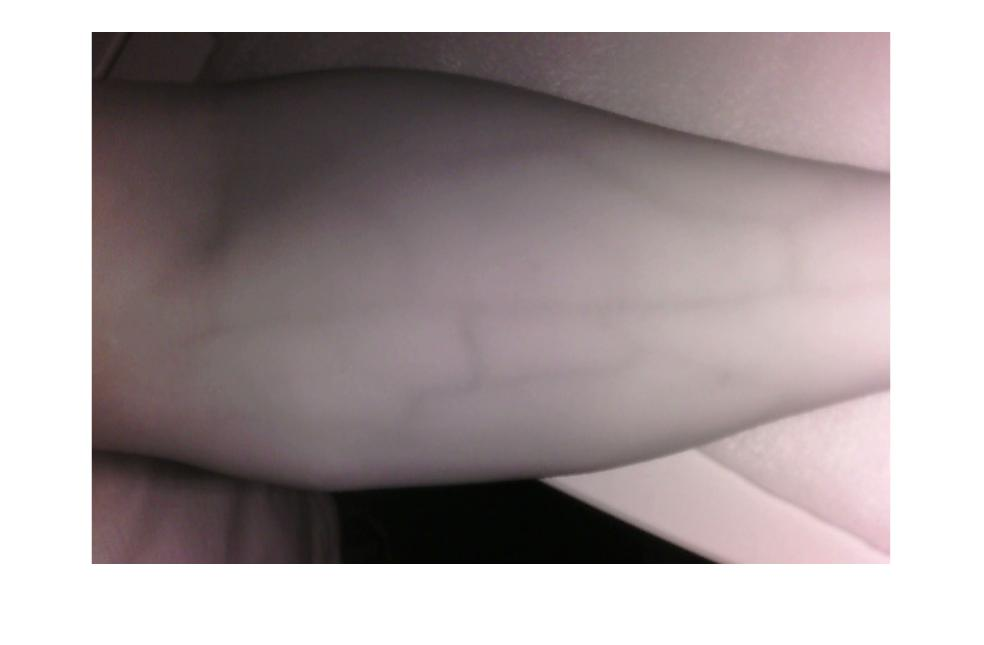
%> input picture Test Code/original.jpg, 984 x 645 px
$ octave test2_high_pass.m   (GNU Octave 9; MATLAB toolbox functions it lacks are replaced by stand-ins)
%> lines starting %> are read from the running program, lines starting %| are printed output that depends on the picture; in (x1, y1, x2, y2) boxes, pixels count from 0 and x2, y2 are one past the last pixel; in counts of white or black regions, pixels touching at a corner belong together; the program's own positions count from 1
clear; clc;
a = imread('original.jpg');
%> a is the input picture: size 645x984x3 uint8; mean R, G, B 168.6, 158.8, 160.1
a2 = rgb2gray(a);
e1 = edge(a2,'prewitt');
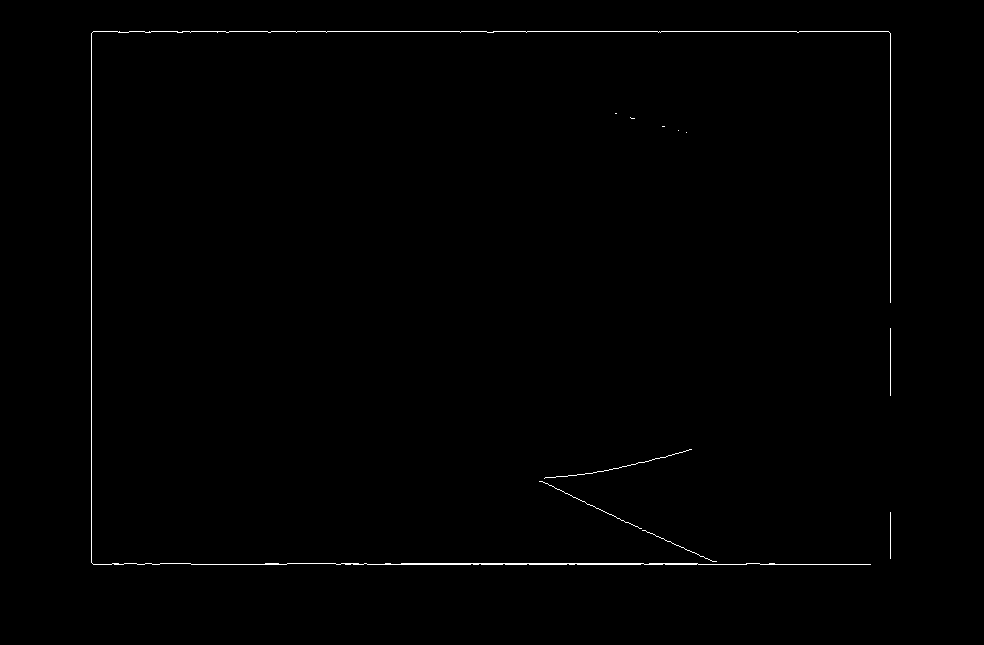
%> e1: size 645x984 logical; 0.5% white in thin lines or dots, all inside (x1, y1, x2, y2) = (91, 31, 891, 565)
e2 = edge(a2,'canny');
e3 = edge(a2,'sobel');
e4= edge(a2,'roberts');
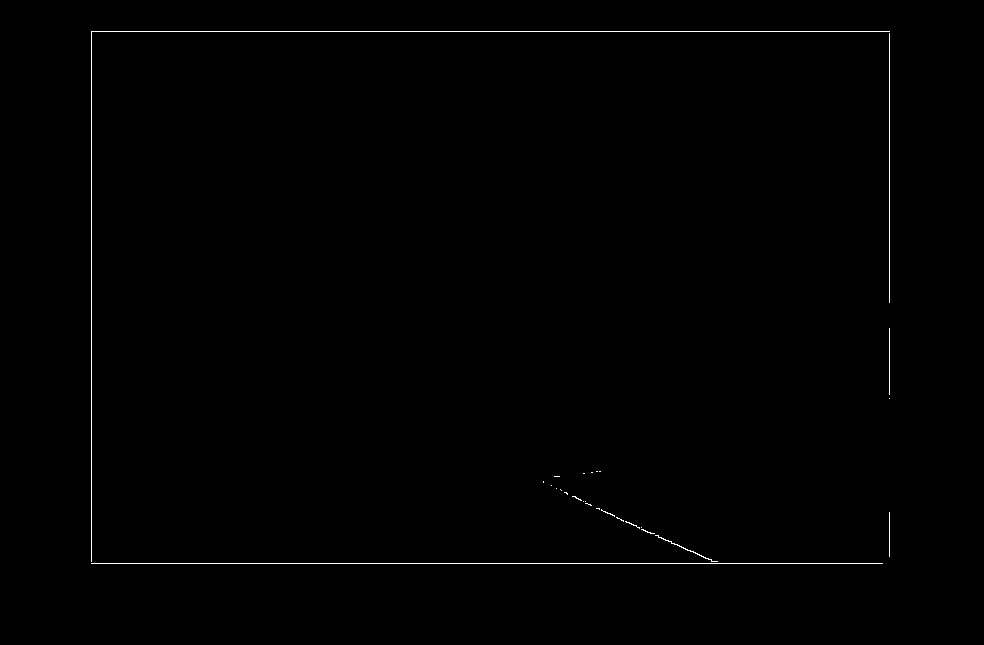
%> e4: size 645x984 logical; 0.43% white in thin lines or dots, all inside (x1, y1, x2, y2) = (91, 31, 890, 564)
imshow(a2);
subplot(2,2,1),imshow(e1)
subplot(2,2,2), imshow(e2)
subplot(2,2,3), imshow(e3)
subplot(2,2,4), imshow(e4)

%%
ic = a2;
px=[-1 0 1;-1 0 1;-1 0 1];
icx=filter2(px,ic);
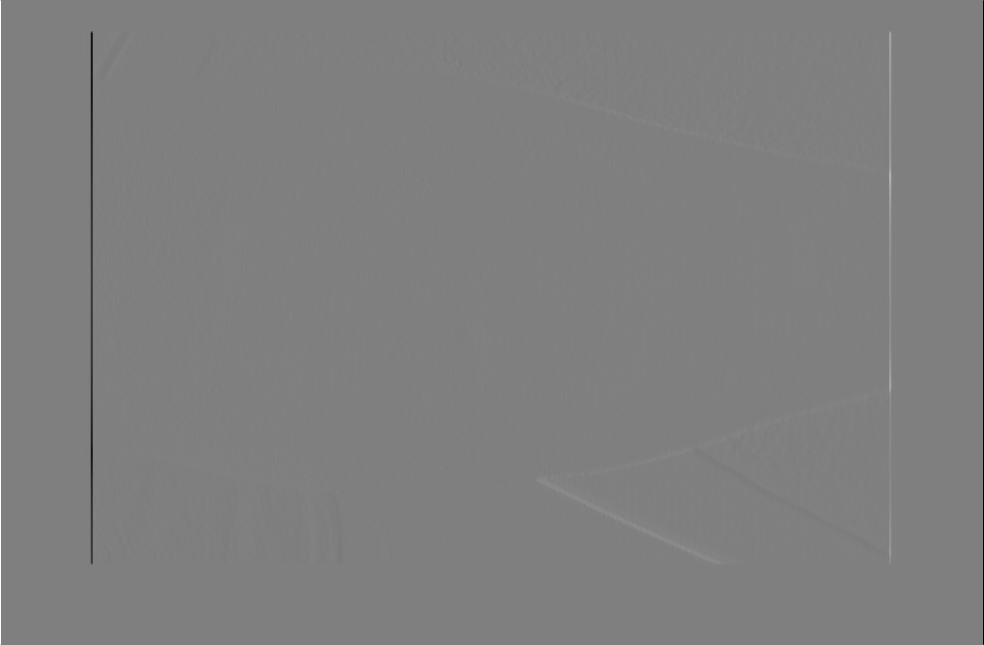
%> icx: size 645x984 double; min -765, max 765, mean 0; drawn with min black and max white
figure,imshow(icx/255);
py=px';
icy=filter2(py,ic);
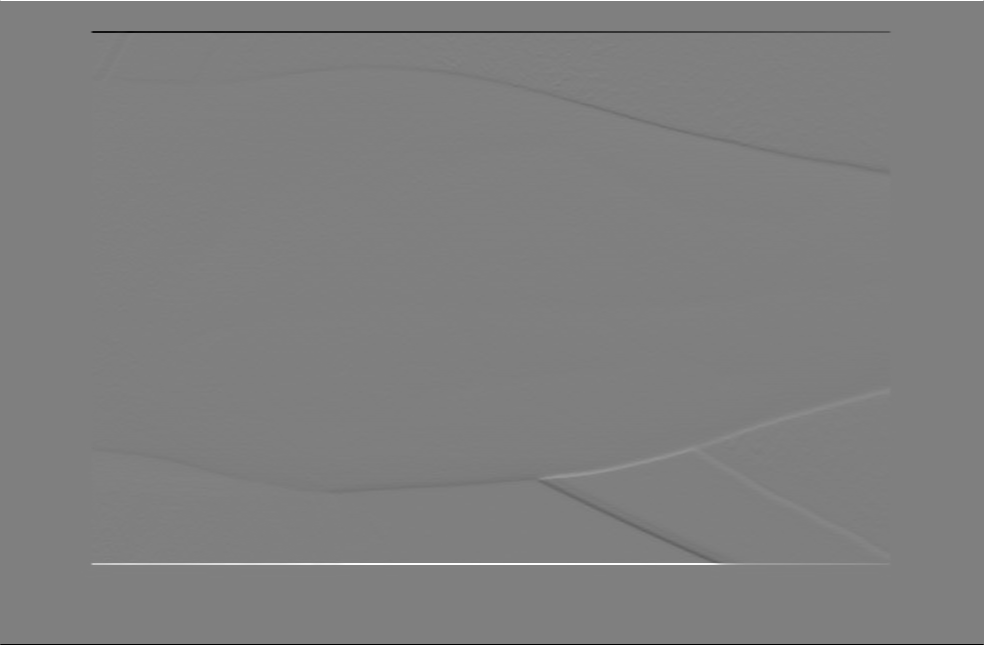
%> icy: size 645x984 double; min -765, max 765, mean 0; mean of the top-left, top-right, bottom-left and bottom-right quarters 0.3, 1.3, -0.3, -1.3; drawn with min black and max white
figure, imshow(icy/255);
pedge=sqrt(icx.^2+icy.^2);
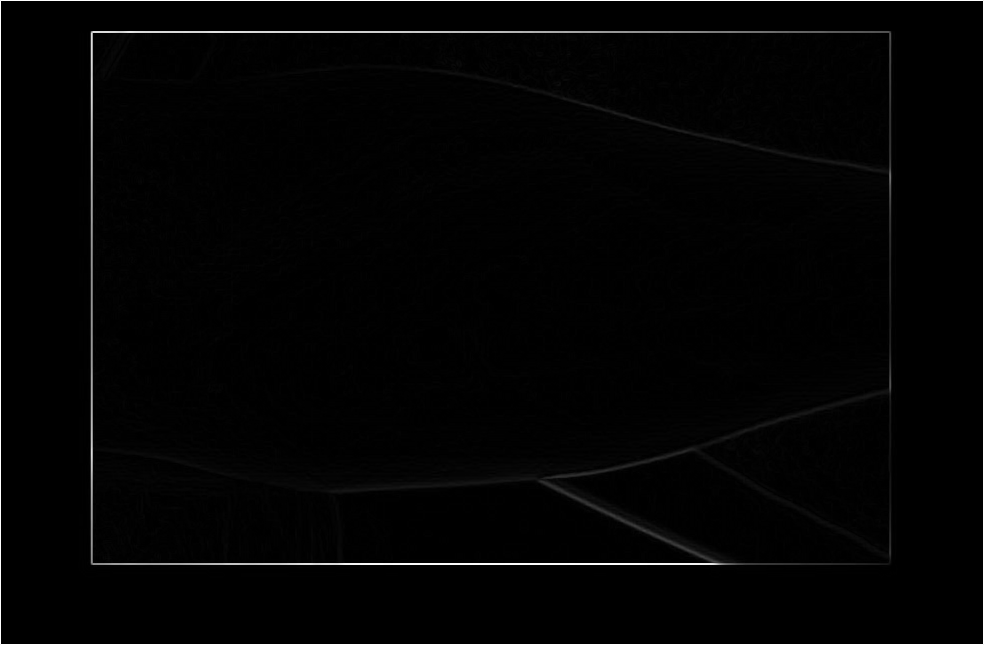
%> pedge: size 645x984 double; min 0, max 765, mean 11.6; drawn with min black and max white
figure,imshow(pedge/255);
%> after `imshow(pedge/255)`:
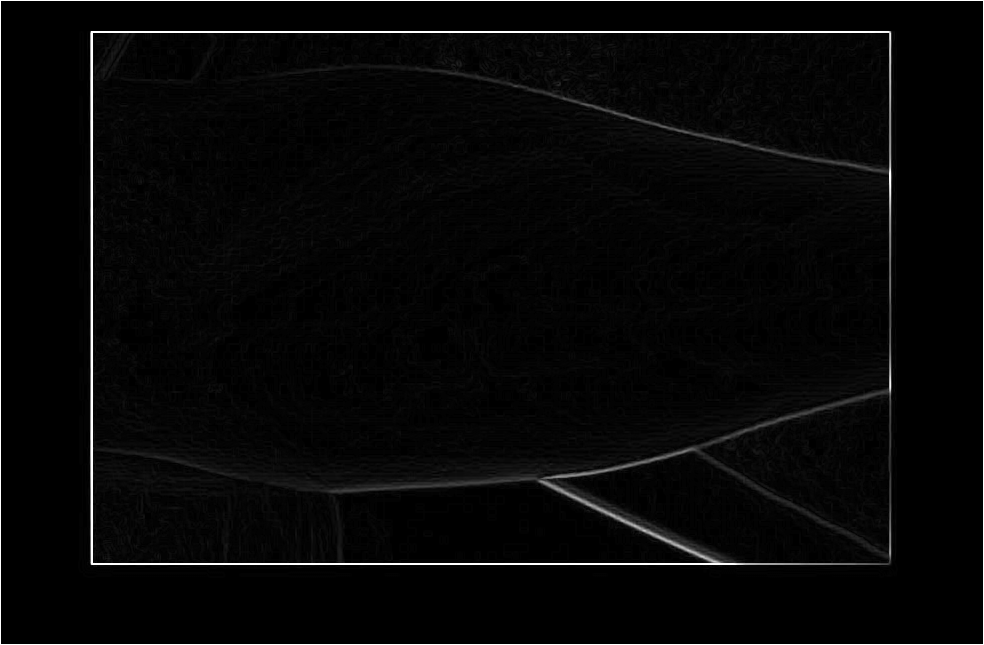
%> displayed picture: size 645x984, on the screen's scale of 0 to 255; min 0, max 255, mean 7.2
fe=im2bw(pedge/255,0.3);
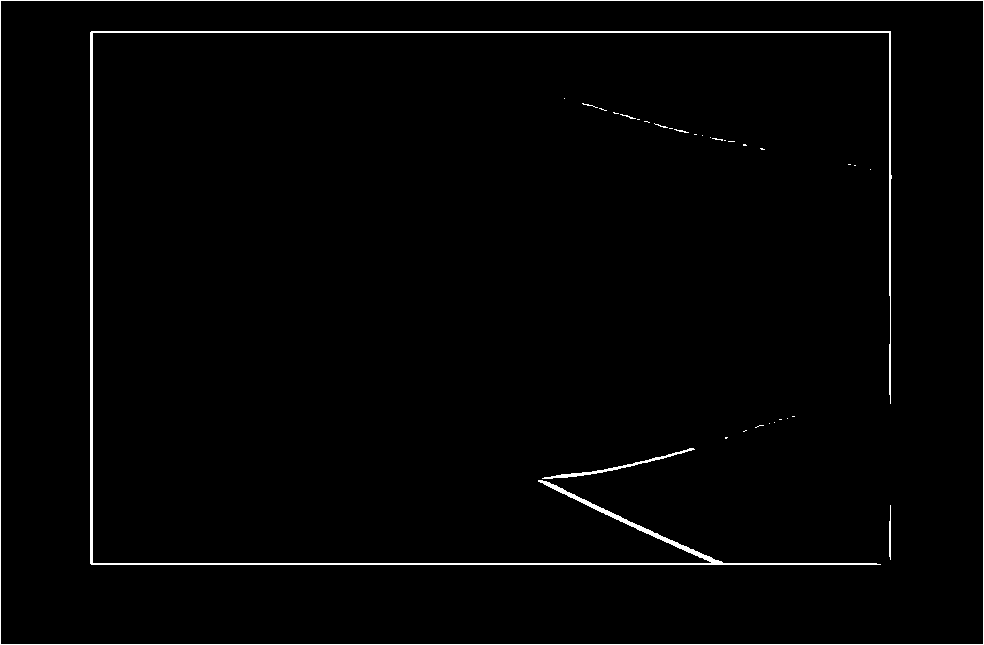
%> fe: size 645x984 logical; 1.6% white in thin lines or dots
figure,imshow(fe);

$ run again, with Test Code/850nm_highpass_freq.png saved as Test Code/original.jpg
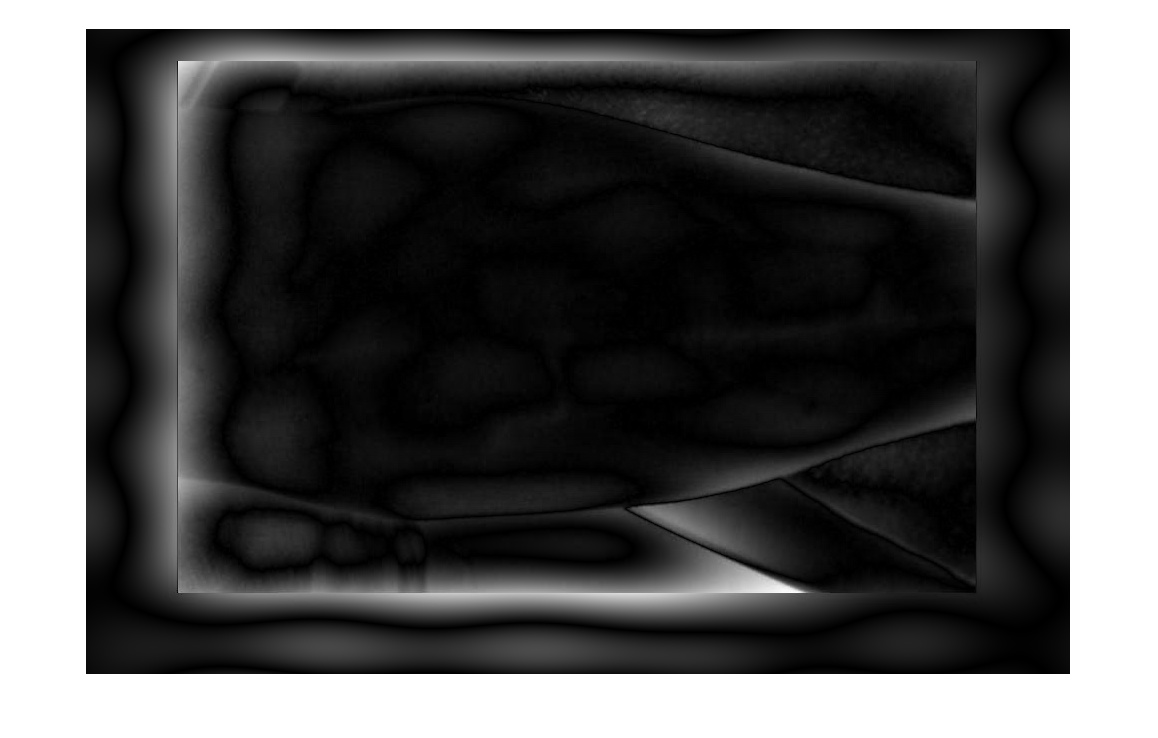
%> input picture Test Code/850nm_highpass_freq.png, 1158 x 738 px
%> a is the input picture: size 738x1158x3 uint8; min 0, max 255, mean 85.2
%> `e1 = edge(a2,'prewitt');`:
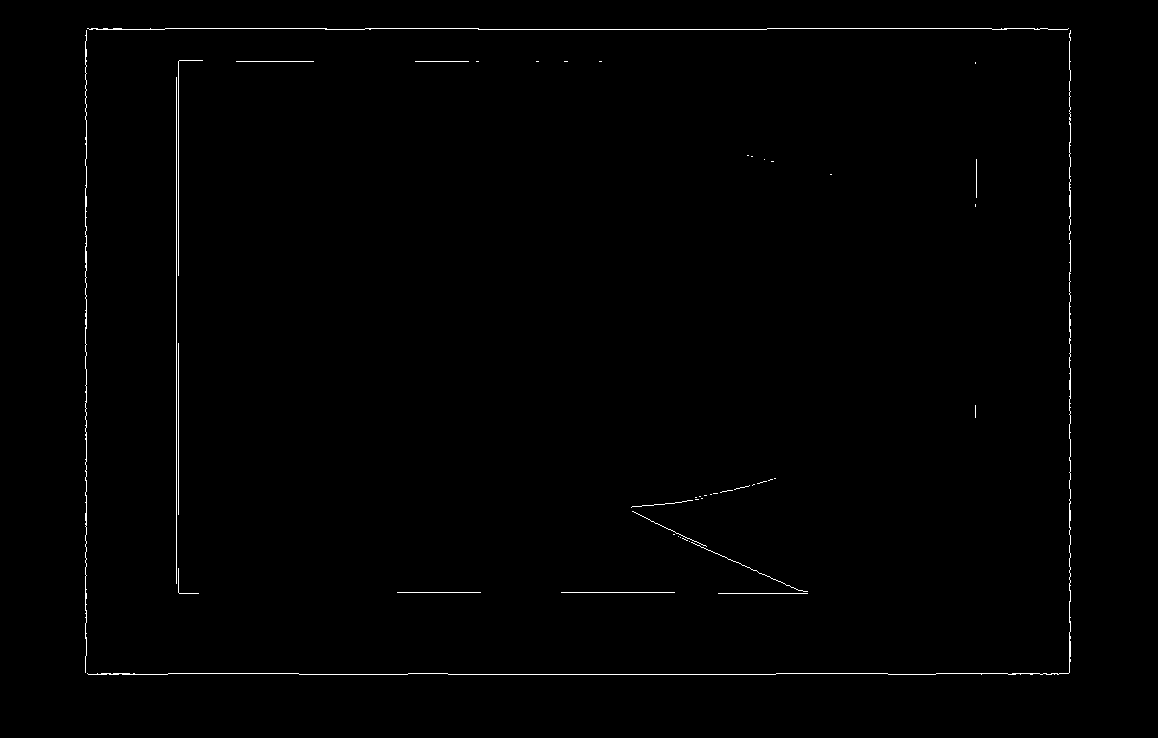
%> e1: size 738x1158 logical; 0.62% white in thin lines or dots, all inside (x1, y1, x2, y2) = (85, 28, 1071, 675)
%> e4: size 738x1158 logical; 0.53% white in thin lines or dots, all inside (x1, y1, x2, y2) = (85, 28, 1070, 674)
%> `fe=im2bw(pedge/255,0.3);`:
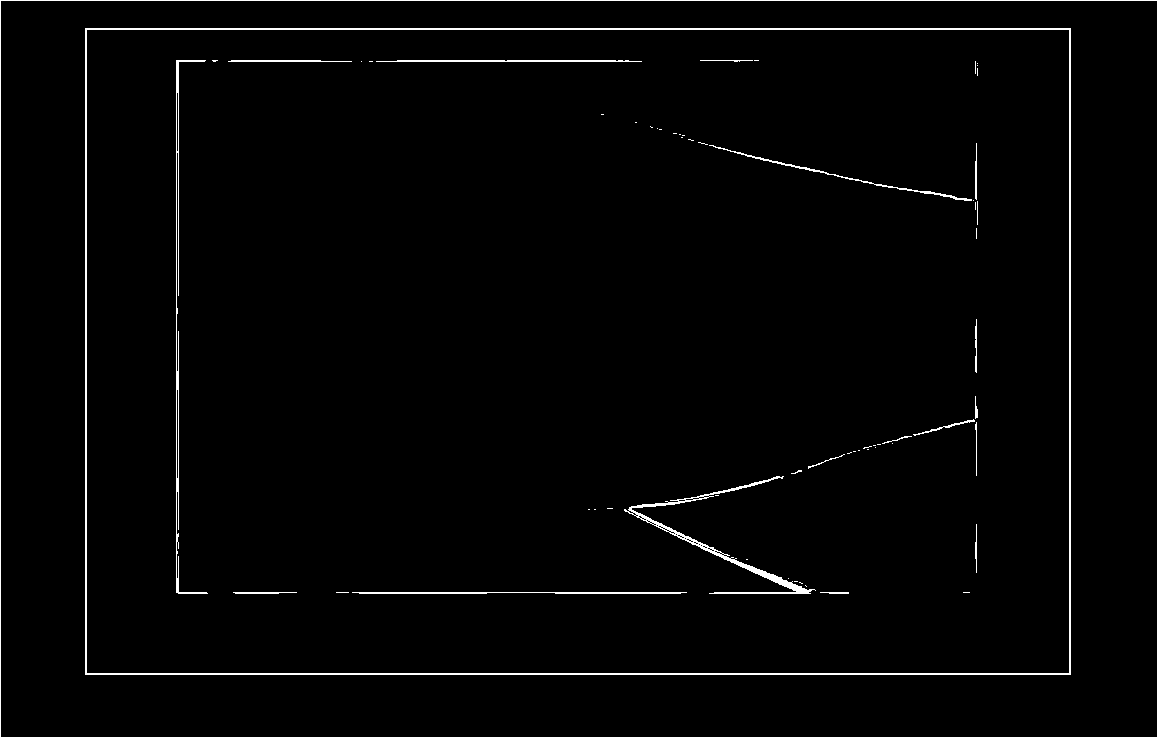
%> fe: size 738x1158 logical; 1.9% white in thin lines or dots
